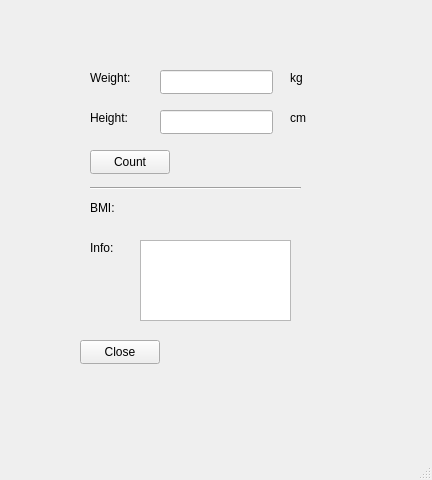
<?xml version="1.0" encoding="UTF-8"?>
<ui version="4.0">
 <class>MainWindow</class>
 <widget class="QMainWindow" name="MainWindow">
  <property name="geometry">
   <rect>
    <x>0</x>
    <y>0</y>
    <width>432</width>
    <height>480</height>
   </rect>
  </property>
  <property name="windowTitle">
   <string>MainWindow</string>
  </property>
  <widget class="QWidget" name="centralwidget">
   <widget class="QLineEdit" name="weightLineEdit">
    <property name="geometry">
     <rect>
      <x>160</x>
      <y>70</y>
      <width>113</width>
      <height>24</height>
     </rect>
    </property>
   </widget>
   <widget class="QLineEdit" name="heightLineEdit">
    <property name="geometry">
     <rect>
      <x>160</x>
      <y>110</y>
      <width>113</width>
      <height>24</height>
     </rect>
    </property>
   </widget>
   <widget class="QLabel" name="label">
    <property name="geometry">
     <rect>
      <x>90</x>
      <y>70</y>
      <width>58</width>
      <height>16</height>
     </rect>
    </property>
    <property name="text">
     <string>Weight:</string>
    </property>
   </widget>
   <widget class="QLabel" name="label_2">
    <property name="geometry">
     <rect>
      <x>90</x>
      <y>110</y>
      <width>58</width>
      <height>16</height>
     </rect>
    </property>
    <property name="text">
     <string>Height:</string>
    </property>
   </widget>
   <widget class="QLabel" name="label_3">
    <property name="geometry">
     <rect>
      <x>290</x>
      <y>70</y>
      <width>58</width>
      <height>16</height>
     </rect>
    </property>
    <property name="text">
     <string>kg</string>
    </property>
   </widget>
   <widget class="QLabel" name="label_4">
    <property name="geometry">
     <rect>
      <x>290</x>
      <y>110</y>
      <width>58</width>
      <height>16</height>
     </rect>
    </property>
    <property name="text">
     <string>cm</string>
    </property>
   </widget>
   <widget class="Line" name="line">
    <property name="geometry">
     <rect>
      <x>90</x>
      <y>180</y>
      <width>211</width>
      <height>16</height>
     </rect>
    </property>
    <property name="orientation">
     <enum>Qt::Horizontal</enum>
    </property>
   </widget>
   <widget class="QPushButton" name="countButton">
    <property name="geometry">
     <rect>
      <x>90</x>
      <y>150</y>
      <width>80</width>
      <height>24</height>
     </rect>
    </property>
    <property name="text">
     <string>Count</string>
    </property>
   </widget>
   <widget class="QLabel" name="label_5">
    <property name="geometry">
     <rect>
      <x>90</x>
      <y>200</y>
      <width>58</width>
      <height>16</height>
     </rect>
    </property>
    <property name="text">
     <string>BMI:</string>
    </property>
   </widget>
   <widget class="QLabel" name="resultLabel">
    <property name="geometry">
     <rect>
      <x>170</x>
      <y>200</y>
      <width>131</width>
      <height>16</height>
     </rect>
    </property>
    <property name="text">
     <string/>
    </property>
   </widget>
   <widget class="QLabel" name="label_6">
    <property name="geometry">
     <rect>
      <x>90</x>
      <y>240</y>
      <width>58</width>
      <height>16</height>
     </rect>
    </property>
    <property name="text">
     <string>Info:</string>
    </property>
   </widget>
   <widget class="QTextBrowser" name="infoTextBrowser">
    <property name="geometry">
     <rect>
      <x>140</x>
      <y>240</y>
      <width>151</width>
      <height>81</height>
     </rect>
    </property>
   </widget>
   <widget class="QPushButton" name="closeButton">
    <property name="geometry">
     <rect>
      <x>80</x>
      <y>340</y>
      <width>80</width>
      <height>24</height>
     </rect>
    </property>
    <property name="text">
     <string>Close</string>
    </property>
   </widget>
  </widget>
  <widget class="QMenuBar" name="menubar">
   <property name="geometry">
    <rect>
     <x>0</x>
     <y>0</y>
     <width>432</width>
     <height>21</height>
    </rect>
   </property>
  </widget>
  <widget class="QStatusBar" name="statusbar"/>
 </widget>
 <resources/>
 <connections/>
</ui>
